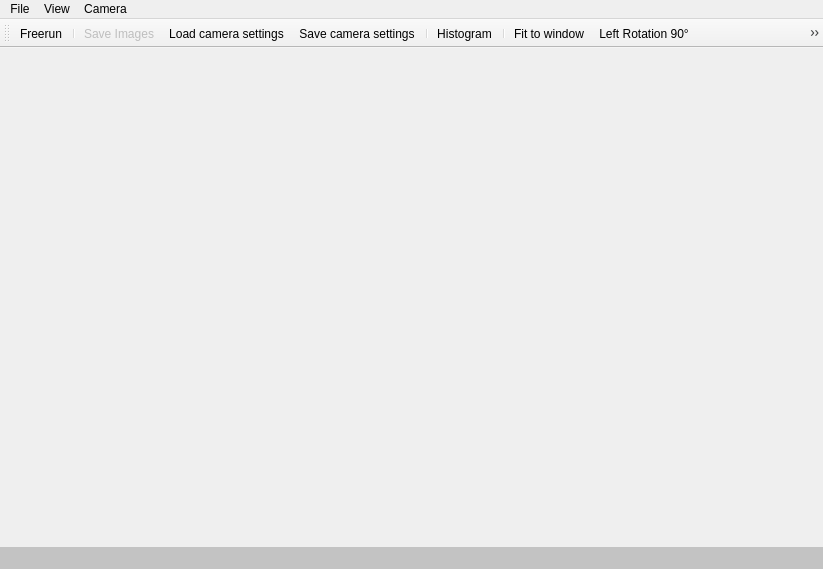
<?xml version="1.0" encoding="UTF-8"?>
<ui version="4.0">
 <class>ViewerWindow</class>
 <widget class="QMainWindow" name="ViewerWindow">
  <property name="geometry">
   <rect>
    <x>0</x>
    <y>0</y>
    <width>823</width>
    <height>569</height>
   </rect>
  </property>
  <property name="windowTitle">
   <string>MainWindow</string>
  </property>
  <widget class="QWidget" name="centralWidget">
   <layout class="QGridLayout" name="gridLayout"/>
  </widget>
  <widget class="QMenuBar" name="menuBarMainWindow">
   <property name="geometry">
    <rect>
     <x>0</x>
     <y>0</y>
     <width>823</width>
     <height>22</height>
    </rect>
   </property>
   <property name="styleSheet">
    <string notr="true">font: 10pt &quot;Verdana&quot;;</string>
   </property>
   <widget class="QMenu" name="fileMenu">
    <property name="title">
     <string>File</string>
    </property>
    <addaction name="ActionSaveImages"/>
    <addaction name="ActionSaveAs"/>
    <addaction name="ActionSaveOptions"/>
   </widget>
   <widget class="QMenu" name="viewMenu">
    <property name="title">
     <string>View</string>
    </property>
    <addaction name="ActionFitToWindow"/>
    <addaction name="ActionLeftRotation"/>
    <addaction name="ActionRightRotation"/>
    <addaction name="separator"/>
    <addaction name="ActionHistogram"/>
    <addaction name="separator"/>
    <addaction name="ActionZoomIn"/>
    <addaction name="ActionZoomOut"/>
    <addaction name="ActionOriginalSize"/>
    <addaction name="ActionResetPosition"/>
    <addaction name="separator"/>
    <addaction name="ActionDisplayOptions"/>
   </widget>
   <widget class="QMenu" name="menuCamera">
    <property name="title">
     <string>Camera</string>
    </property>
    <widget class="QMenu" name="menuDirect_Access">
     <property name="title">
      <string>Direct Access</string>
     </property>
     <addaction name="ActionRegister"/>
    </widget>
    <addaction name="ActionFreerun"/>
    <addaction name="separator"/>
    <addaction name="menuDirect_Access"/>
    <addaction name="separator"/>
    <addaction name="ActionLoadCameraSettingsMenu"/>
    <addaction name="ActionSaveCameraSettingsMenu"/>
   </widget>
   <addaction name="fileMenu"/>
   <addaction name="viewMenu"/>
   <addaction name="menuCamera"/>
  </widget>
  <widget class="QStatusBar" name="statusbar">
   <property name="styleSheet">
    <string notr="true">background-color: rgb(195, 195, 195);
font: 10pt &quot;Verdana&quot;;</string>
   </property>
  </widget>
  <widget class="QToolBar" name="toolBar">
   <property name="minimumSize">
    <size>
     <width>0</width>
     <height>0</height>
    </size>
   </property>
   <property name="palette">
    <palette>
     <active/>
     <inactive/>
     <disabled/>
    </palette>
   </property>
   <property name="windowTitle">
    <string>Viewer ToolBar </string>
   </property>
   <property name="styleSheet">
    <string notr="true"/>
   </property>
   <property name="toolButtonStyle">
    <enum>Qt::ToolButtonIconOnly</enum>
   </property>
   <attribute name="toolBarArea">
    <enum>TopToolBarArea</enum>
   </attribute>
   <attribute name="toolBarBreak">
    <bool>false</bool>
   </attribute>
   <addaction name="ActionFreerun"/>
   <addaction name="separator"/>
   <addaction name="ActionSaveImages"/>
   <addaction name="ActionLoadCameraSettings"/>
   <addaction name="ActionSaveCameraSettings"/>
   <addaction name="separator"/>
   <addaction name="ActionHistogram"/>
   <addaction name="separator"/>
   <addaction name="ActionFitToWindow"/>
   <addaction name="ActionLeftRotation"/>
   <addaction name="ActionRightRotation"/>
   <addaction name="ActionZoomIn"/>
   <addaction name="ActionOriginalSize"/>
   <addaction name="ActionZoomOut"/>
   <addaction name="separator"/>
   <addaction name="ActionResetPosition"/>
  </widget>
  <action name="ActionFreerun">
   <property name="checkable">
    <bool>true</bool>
   </property>
   <property name="icon">
    <iconset resource="VimbaViewer.qrc">
     <normaloff>:/VimbaViewer/Images/play.png</normaloff>:/VimbaViewer/Images/play.png</iconset>
   </property>
   <property name="text">
    <string>Freerun</string>
   </property>
   <property name="iconText">
    <string>Freerun</string>
   </property>
   <property name="toolTip">
    <string>Freerun</string>
   </property>
   <property name="font">
    <font/>
   </property>
   <property name="shortcut">
    <string>Ctrl+F</string>
   </property>
  </action>
  <action name="ActionResetPosition">
   <property name="icon">
    <iconset resource="VimbaViewer.qrc">
     <normaloff>:/VimbaViewer/Images/resetposition.png</normaloff>:/VimbaViewer/Images/resetposition.png</iconset>
   </property>
   <property name="text">
    <string>Reset Docking Position</string>
   </property>
   <property name="toolTip">
    <string>Reset docking windows position</string>
   </property>
   <property name="shortcut">
    <string>Ctrl+R</string>
   </property>
  </action>
  <action name="ActionSaveAs">
   <property name="icon">
    <iconset resource="VimbaViewer.qrc">
     <normaloff>:/VimbaViewer/Images/save.png</normaloff>:/VimbaViewer/Images/save.png</iconset>
   </property>
   <property name="text">
    <string>Save As...</string>
   </property>
  </action>
  <action name="ActionOriginalSize">
   <property name="icon">
    <iconset resource="VimbaViewer.qrc">
     <normaloff>:/VimbaViewer/Images/zoom_default.png</normaloff>:/VimbaViewer/Images/zoom_default.png</iconset>
   </property>
   <property name="text">
    <string>Set Zoom To Default</string>
   </property>
   <property name="iconText">
    <string>Original Size</string>
   </property>
   <property name="toolTip">
    <string>Set zoom to default (original size)</string>
   </property>
   <property name="shortcut">
    <string>Ctrl+D</string>
   </property>
  </action>
  <action name="ActionSaveOptions">
   <property name="icon">
    <iconset resource="VimbaViewer.qrc">
     <normaloff>:/VimbaViewer/Images/option.png</normaloff>:/VimbaViewer/Images/option.png</iconset>
   </property>
   <property name="text">
    <string>Save Options...</string>
   </property>
  </action>
  <action name="ActionRegister">
   <property name="icon">
    <iconset resource="VimbaViewer.qrc">
     <normaloff>:/VimbaViewer/Images/directaccess.png</normaloff>:/VimbaViewer/Images/directaccess.png</iconset>
   </property>
   <property name="text">
    <string>Register</string>
   </property>
   <property name="toolTip">
    <string>Direct Access Register</string>
   </property>
  </action>
  <action name="ActionSaveImages">
   <property name="enabled">
    <bool>false</bool>
   </property>
   <property name="icon">
    <iconset resource="VimbaViewer.qrc">
     <normaloff>:/VimbaViewer/Images/savemultipleimages.png</normaloff>:/VimbaViewer/Images/savemultipleimages.png</iconset>
   </property>
   <property name="text">
    <string>Save Images</string>
   </property>
   <property name="toolTip">
    <string>Save images</string>
   </property>
  </action>
  <action name="ActionDisplayOptions">
   <property name="text">
    <string>Options...</string>
   </property>
   <property name="toolTip">
    <string>Display options</string>
   </property>
  </action>
  <action name="ActionHistogram">
   <property name="checkable">
    <bool>true</bool>
   </property>
   <property name="icon">
    <iconset resource="VimbaViewer.qrc">
     <normaloff>:/VimbaViewer/Images/histogram.png</normaloff>:/VimbaViewer/Images/histogram.png</iconset>
   </property>
   <property name="text">
    <string>Histogram</string>
   </property>
   <property name="toolTip">
    <string>Open the histogram window</string>
   </property>
   <property name="shortcut">
    <string>Ctrl+H</string>
   </property>
  </action>
  <action name="ActionFitToWindow">
   <property name="checkable">
    <bool>true</bool>
   </property>
   <property name="icon">
    <iconset resource="VimbaViewer.qrc">
     <normaloff>:/VimbaViewer/Images/fittowin.png</normaloff>:/VimbaViewer/Images/fittowin.png</iconset>
   </property>
   <property name="text">
    <string>Fit to window</string>
   </property>
   <property name="shortcut">
    <string>Ctrl+W</string>
   </property>
  </action>
  <action name="ActionLeftRotation">
   <property name="icon">
    <iconset resource="VimbaViewer.qrc">
     <normaloff>:/VimbaViewer/Images/leftrotate.png</normaloff>:/VimbaViewer/Images/leftrotate.png</iconset>
   </property>
   <property name="text">
    <string>Left Rotation 90°</string>
   </property>
  </action>
  <action name="ActionRightRotation">
   <property name="icon">
    <iconset resource="VimbaViewer.qrc">
     <normaloff>:/VimbaViewer/Images/rightrotate.png</normaloff>:/VimbaViewer/Images/rightrotate.png</iconset>
   </property>
   <property name="text">
    <string>Right Rotation 90°</string>
   </property>
  </action>
  <action name="ActionZoomIn">
   <property name="icon">
    <iconset resource="VimbaViewer.qrc">
     <normaloff>:/VimbaViewer/Images/zoom_in.png</normaloff>:/VimbaViewer/Images/zoom_in.png</iconset>
   </property>
   <property name="text">
    <string>Zoom In</string>
   </property>
   <property name="shortcut">
    <string>Ctrl++</string>
   </property>
  </action>
  <action name="ActionZoomOut">
   <property name="icon">
    <iconset resource="VimbaViewer.qrc">
     <normaloff>:/VimbaViewer/Images/zoom_out.png</normaloff>:/VimbaViewer/Images/zoom_out.png</iconset>
   </property>
   <property name="text">
    <string>Zoom Out</string>
   </property>
   <property name="shortcut">
    <string>Ctrl+-</string>
   </property>
  </action>
  <action name="ActionSaveCameraSettings">
   <property name="icon">
    <iconset resource="VimbaViewer.qrc">
     <normaloff>:/VimbaViewer/Images/saveSettings_32.png</normaloff>:/VimbaViewer/Images/saveSettings_32.png</iconset>
   </property>
   <property name="text">
    <string>Save camera settings</string>
   </property>
   <property name="toolTip">
    <string>Save Camera Settings to File.</string>
   </property>
  </action>
  <action name="ActionLoadCameraSettings">
   <property name="icon">
    <iconset resource="VimbaViewer.qrc">
     <normaloff>:/VimbaViewer/Images/loadSettings_32.png</normaloff>:/VimbaViewer/Images/loadSettings_32.png</iconset>
   </property>
   <property name="text">
    <string>Load camera settings</string>
   </property>
   <property name="toolTip">
    <string>Load Camera Settings from File.</string>
   </property>
  </action>
  <action name="ActionLoadCameraSettingsMenu">
   <property name="icon">
    <iconset resource="VimbaViewer.qrc">
     <normaloff>:/VimbaViewer/Images/loadSettings_32.png</normaloff>:/VimbaViewer/Images/loadSettings_32.png</iconset>
   </property>
   <property name="text">
    <string>Load Camera Settings</string>
   </property>
  </action>
  <action name="ActionSaveCameraSettingsMenu">
   <property name="icon">
    <iconset resource="VimbaViewer.qrc">
     <normaloff>:/VimbaViewer/Images/saveSettings_32.png</normaloff>:/VimbaViewer/Images/saveSettings_32.png</iconset>
   </property>
   <property name="text">
    <string>Save Camera Settings</string>
   </property>
  </action>
 </widget>
 <resources>
  <include location="VimbaViewer.qrc"/>
 </resources>
 <connections/>
</ui>
